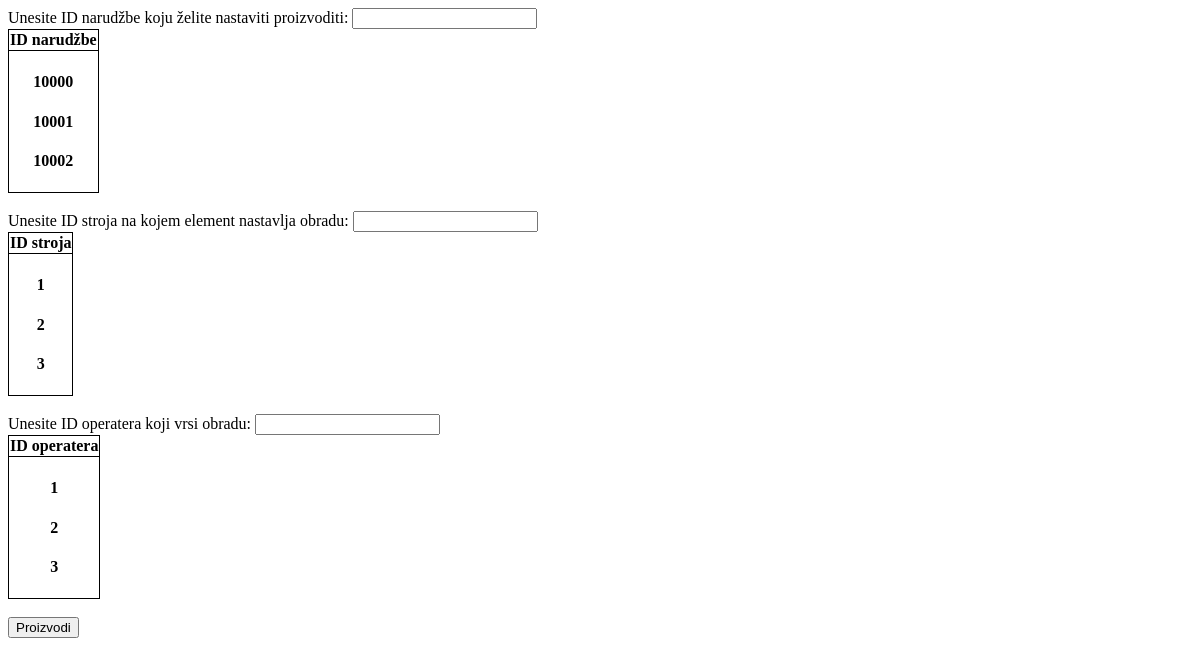
/existing_manufacturing_form, run on an earlier commit of the app's database.
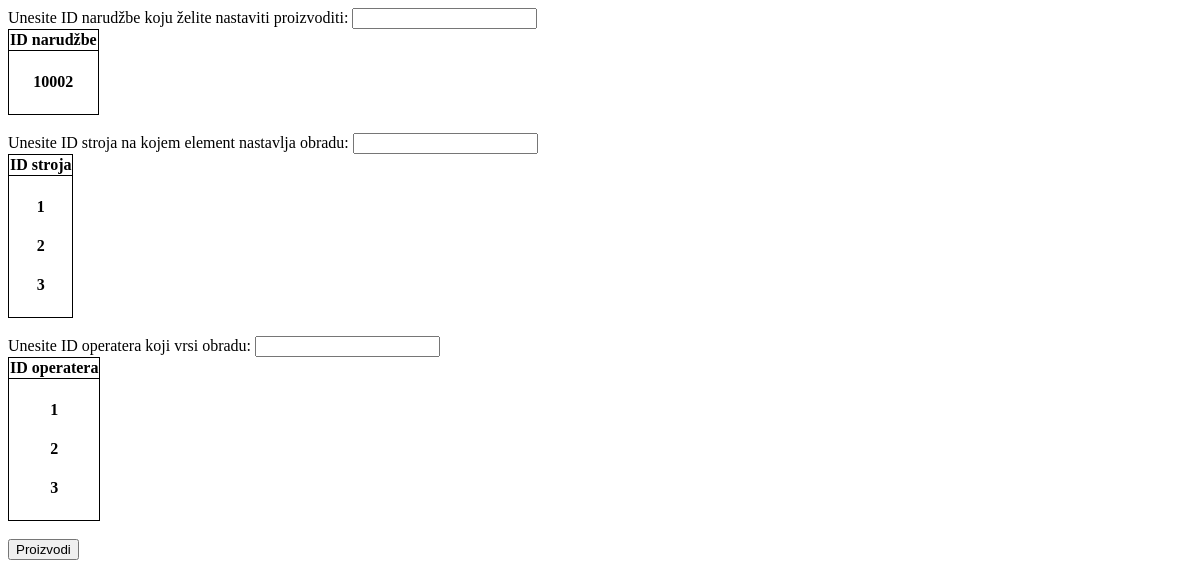
And on a later commit of the database.
### app.py (models this page shows, shortened)
class Manufacturing(db.Model):
    __tablename__ = "manufacturing"
    auto_id = db.Column(db.Integer, primary_key=True)
    order_id = db.Column(db.Integer)
    part_id = db.Column(db.Integer)
    machine_id = db.Column(db.Integer)
    manufacturing_status = db.Column(db.String(200))
    manufacturing_time = db.Column(db.DateTime, default=datetime.now)
    manufacturing_worker = db.Column(db.Integer)
    first_time = True

class Machine(db.Model):
    __tablename__ = "machine"
    machine_id = db.Column(db.Integer, primary_key=True)
    machine_name = db.Column(db.String(200))
    machine_tool = db.Column(db.String(200))
    last_tool_change_date = db.Column(db.String(200))
    last_machine_service_date = db.Column(db.String(200))
    number_of_machined_parts = db.Column(db.Integer)

class Worker(db.Model):
    __tablename__ = "worker"
    worker_id = db.Column(db.Integer, primary_key=True)
    worker_name = db.Column(db.String(500))
    worker_department = db.Column(db.String(200))

### app.py (the view, shortened to what this page needs)
@app.route("/existing_manufacturing_form", methods=["POST", "GET"])
def exisiting_manufacturing_form():
    existing_part_for_manufacture = Manufacturing.query.filter(
        Manufacturing.manufacturing_status.startswith('0')).all()
    next_machine_for_manufacturing = Machine.query.order_by(Machine.machine_id)
    next_operating_worker_id = Worker.query.order_by(Worker.worker_id)
    return render_template("existing_manufacturing_form.html", part=existing_part_for_manufacture, machine=next_machine_for_manufacturing, worker=next_operating_worker_id)

### templates/existing_manufacturing_form.html (shortened to what this page needs)
<!DOCTYPE html>
<html lang="en">
<head>
</head>
<body>
    <form action="existing_manufacturing_form" METHOD="POST">
        <label for="existing_manufacturing_order_id">Unesite ID narudžbe koju želite nastaviti proizvoditi:</label>
        <input type="text" id="existing_manufacturing_order_id" name="existing_manufacturing_order_id"><br>
        <table>
            <tr>
                <th>ID narudžbe</th>
            </tr>
            <tr>
                <th>
                    {% for warehouse in part %}
                    <h4>
                        {{warehouse.order_id}}
                    </h4>
                    {% endfor %}
                </th>
            </tr>
        </table>
        <br>
        <label for="next_manufacturing_machine_id">Unesite ID stroja na kojem element nastavlja obradu:</label>
        <input type="text" id="next_manufacturing_machine_id" name="next_manufacturing_machine_id"><br>
        <table>
            <tr>
                <th>ID stroja</th>
            </tr>
            <tr>
                <th>
                    {% for machines in machine %}
                    <h4>
                        {{machines.machine_id}}
                    </h4>
                    {% endfor %}
                </th>
            </tr>
        </table>
        <br>
        <label for="next_manufacturing_worker_id">Unesite ID operatera koji vrsi obradu:</label>
        <input type="text" id="next_manufacturing_worker_id" name="next_manufacturing_worker_id"><br>
        <table>
            <tr>
                <th>ID operatera</th>
            </tr>
            <tr>
                <th>
                    {% for workers in worker %}
                    <h4>
                        {{workers.worker_id}}
                    </h4>
                    {% endfor %}
                </th>
            </tr>
        </table>
        <br>
        <input type="submit" value="Proizvodi" class="btn-secondary">
    </form>
</body>
</html>

What changed in the data, as far as the page shows it:
no longer on this page (row edited): Manufacturing: order_id "10000"
no longer on this page (row edited): Manufacturing: order_id "10001"
